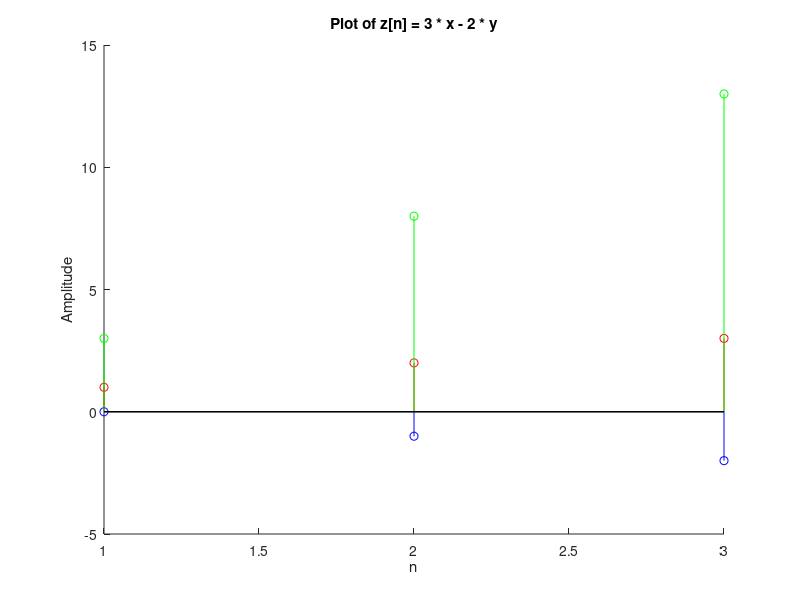
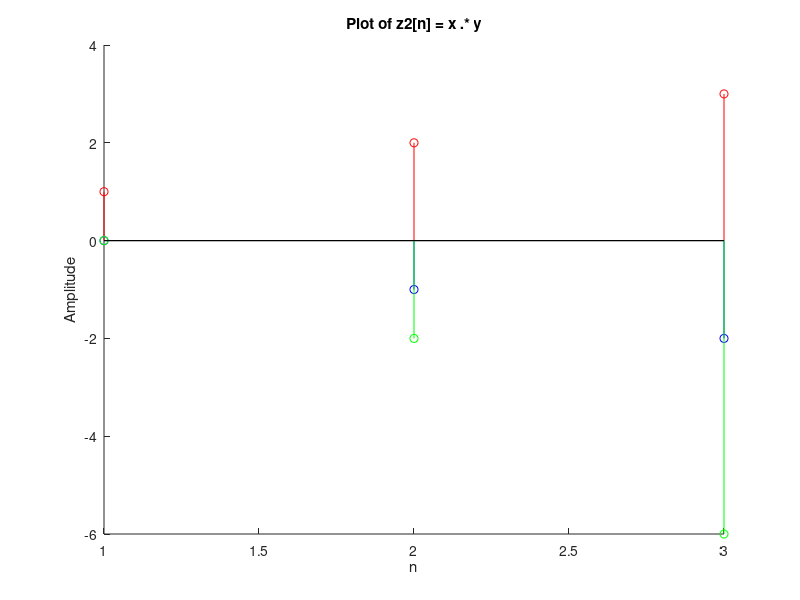
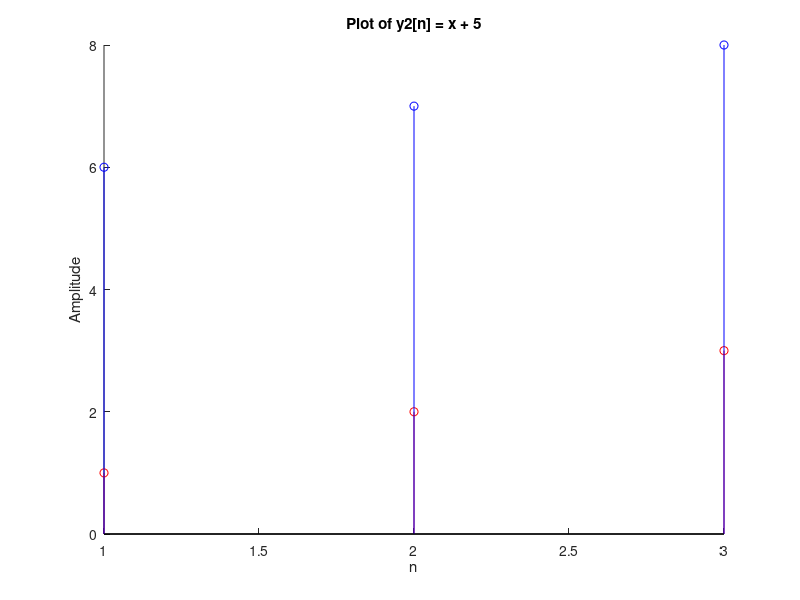
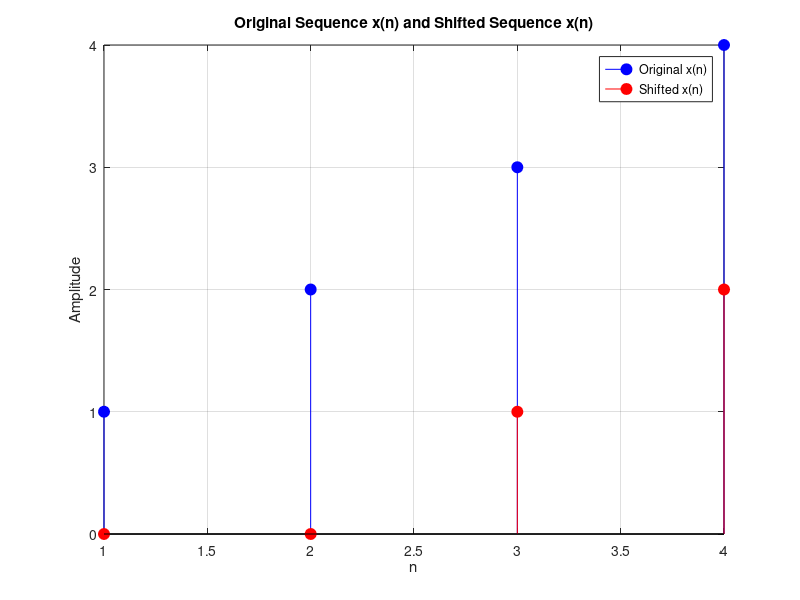

These figures' MATLAB source, in order: (Note: this script raises an error after producing the figures.)
x = [1, 2 ,3];
y = [0,-1,-2];
z = 3 * x - 2 * y;
n = 1:3;  % Generate indices for the sequences


disp('Linear combination of sequences:');
disp(z);

figure;
hold on;

stem(n, x, 'r');
stem(n, y, 'b');
stem(n, z, 'g');

xlabel('n');
ylabel('Amplitude');
title('Plot of z[n] = 3 * x - 2 * y');
hold off;
%%%%%%%%%%%%%%%%%%%%%%%%%%% Multiplicação
z2= x .* y

figure;
hold on;

stem(n, x, 'r');
stem(n, y, 'b');
stem(n, z2, 'g');

xlabel('n');
ylabel('Amplitude');
title('Plot of z2[n] = x .* y');
hold off;

%%%%%%%%%%%%%%%%%% Adicionar constante

y2 =  x + 5;


figure;
hold on;

stem(n, x, 'r');
stem(n, y2, 'b');


xlabel('n');
ylabel('Amplitude');
title('Plot of y2[n] = x + 5');
hold off;


%%%%%%%%%%%%%%%%%%%%
x = [1, 2, 3, 4];
shifted_x = [zeros(1, 2), x(1:end-2)];

n = 1:numel(x);  % Generate indices for the sequences

% Plot the sequences
figure;
stem(n, x, 'b', 'filled', 'MarkerSize', 8, 'DisplayName', 'Original x(n)');
hold on;
stem(n, shifted_x, 'r', 'filled', 'MarkerSize', 8, 'DisplayName', 'Shifted x(n)');
xlabel('n');
ylabel('Amplitude');
title('Original Sequence x(n) and Shifted Sequence x(n)');
legend;
grid on;

%%%%%%%%%%%%%%%%%%REFLECTIONS
x = [1, 2, 3, 4];
ref_x = fliplr(x);

n = 1:numel(x);

figure;
hold on;

stem(n, x, 'r');
stem(n, ref_x, 'b');


xlabel('n');
ylabel('Amplitude');
title('Reflections');
hold off;
%%%%%%%%%%%%%%%%%%% Sub Sampling

x = [1, 2, 3, 4, 5, 6];
subsamp_x = x(1:2:end); %Reter cada 2ª amostra
n = [1:6];


disp(x);
disp(subsamp_x);
figure;
hold on;

stem(n, x, 'r');
stem(n, subsamp_x, 'b');


xlabel('n');
ylabel('Amplitude');
title('Sub Sampling');
hold off;
